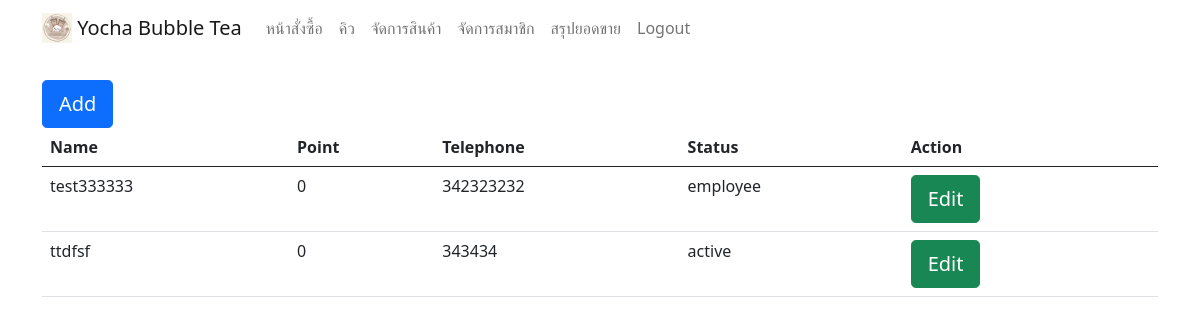
Before: /employee/manage_member.php (signed in) with the older database file.
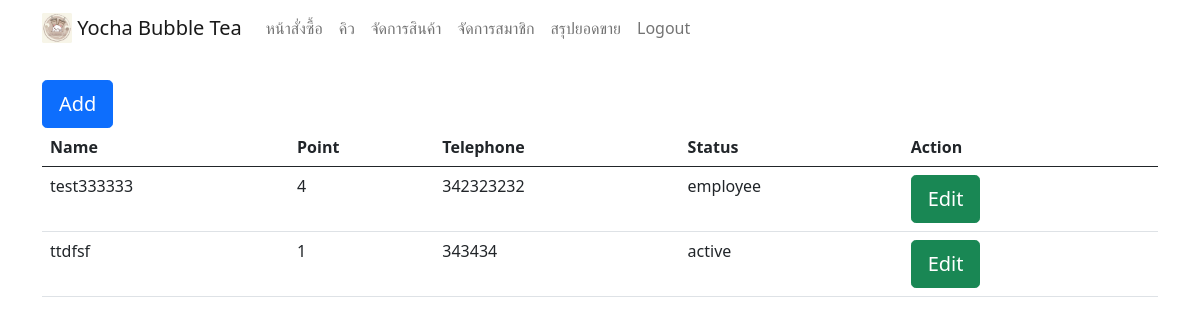
After: the same page with the newer database file.
### tables this page shows
CREATE TABLE `member` (
  `member_id` int(11) NOT NULL,
  `name` varchar(50) NOT NULL,
  `address` varchar(200) NOT NULL,
  `telephone` int(15) NOT NULL,
  `status` varchar(30) NOT NULL,
  `point` varchar(15) NOT NULL,
  `line` varchar(50) NOT NULL
);

### employee/manage_member.php (the view, shortened to what this page needs)
<?php
include("navbar_em.php");
include ("../connection.php");
$sql = "SELECT * FROM member";
$result = $conn->query($sql);
if ($result->num_rows > 0) {
    echo "<div class='container'>";
    echo "<br>";
    echo "<a href='add_member.php'><button type='button'  class='btn btn-primary btn-lg'>Add</button> </a>";
    echo "<div class='table-responsive'>";
    echo "<table class='table '>";
    echo "<thead><tr><th>Name</th><th>Point</th><th>Telephone</th><th>Status</th><th>Action</th></tr></thead>";
    echo "<tbody>";
    while($row = $result->fetch_assoc()) {
        echo "<tr><td>".$row["name"]."</td><td>".$row["point"]."</td><td>".$row["telephone"]."</td><td>".$row["status"]."</td>
        <td>
        <a href='edit_member.php?id=".$row["member_id"]."'><button type='button'  class='btn btn-success btn-lg'>Edit</button></a>
        &nbsp;&nbsp;&nbsp;
        </td></tr>";
    }
    echo "</tbody>";
    echo "</table>";
    echo "</div>";
    echo "</div>";
} else {
    echo "0 results";
}
?>

Changed rows visible on the page:
changed member "test333333": point "0" → "4"
changed member "ttdfsf": point "0" → "1"
